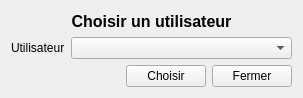
<?xml version="1.0" encoding="UTF-8"?>
<ui version="4.0">
 <class>ChooseUser</class>
 <widget class="QWidget" name="ChooseUser">
  <property name="geometry">
   <rect>
    <x>0</x>
    <y>0</y>
    <width>303</width>
    <height>98</height>
   </rect>
  </property>
  <property name="windowTitle">
   <string>Choisir un utilisateur</string>
  </property>
  <layout class="QVBoxLayout" name="verticalLayout">
   <item>
    <layout class="QVBoxLayout" name="verticalLayout_2">
     <item>
      <widget class="QLabel" name="label">
       <property name="font">
        <font>
         <pointsize>12</pointsize>
         <weight>75</weight>
         <bold>true</bold>
        </font>
       </property>
       <property name="text">
        <string>Choisir un utilisateur</string>
       </property>
       <property name="alignment">
        <set>Qt::AlignCenter</set>
       </property>
      </widget>
     </item>
     <item>
      <layout class="QFormLayout" name="formLayout">
       <item row="0" column="0">
        <widget class="QLabel" name="usersLabel">
         <property name="text">
          <string>Utilisateur</string>
         </property>
        </widget>
       </item>
       <item row="0" column="1">
        <widget class="QComboBox" name="usersComboBox"/>
       </item>
      </layout>
     </item>
     <item>
      <layout class="QHBoxLayout" name="horizontalLayout">
       <item>
        <spacer name="horizontalSpacer">
         <property name="orientation">
          <enum>Qt::Horizontal</enum>
         </property>
         <property name="sizeHint" stdset="0">
          <size>
           <width>40</width>
           <height>20</height>
          </size>
         </property>
        </spacer>
       </item>
       <item>
        <widget class="QPushButton" name="chooseButton">
         <property name="text">
          <string>Choisir</string>
         </property>
        </widget>
       </item>
       <item>
        <widget class="QPushButton" name="closebutton">
         <property name="text">
          <string>Fermer</string>
         </property>
        </widget>
       </item>
      </layout>
     </item>
    </layout>
   </item>
  </layout>
 </widget>
 <resources/>
 <connections>
  <connection>
   <sender>closebutton</sender>
   <signal>clicked()</signal>
   <receiver>ChooseUser</receiver>
   <slot>close()</slot>
   <hints>
    <hint type="sourcelabel">
     <x>229</x>
     <y>77</y>
    </hint>
    <hint type="destinationlabel">
     <x>234</x>
     <y>89</y>
    </hint>
   </hints>
  </connection>
  <connection>
   <sender>chooseButton</sender>
   <signal>clicked()</signal>
   <receiver>ChooseUser</receiver>
   <slot>chooseUser()</slot>
   <hints>
    <hint type="sourcelabel">
     <x>184</x>
     <y>72</y>
    </hint>
    <hint type="destinationlabel">
     <x>185</x>
     <y>93</y>
    </hint>
   </hints>
  </connection>
 </connections>
 <slots>
  <slot>chooseUser()</slot>
 </slots>
</ui>
